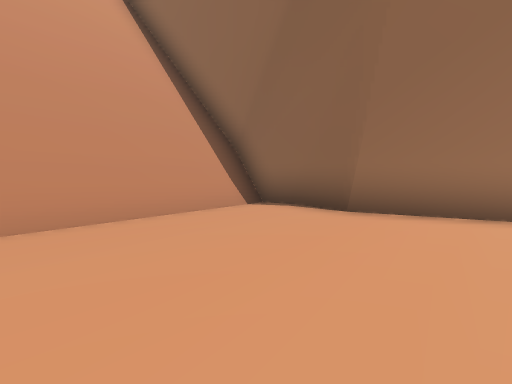
View 1 (above)

24 first-person views from a walk through a Unity game level. The camera is 1.3 m above the floor, tilts 4° down and sees 75° across. The floor is counted in squares, 2 m on a side. Each view is taken from the middle of a square. On the plan, view 1 faces up. The plan holds only what a view shows up to about 10 squares ahead; the rest is blank. The place goes on beyond the plan.

View 2
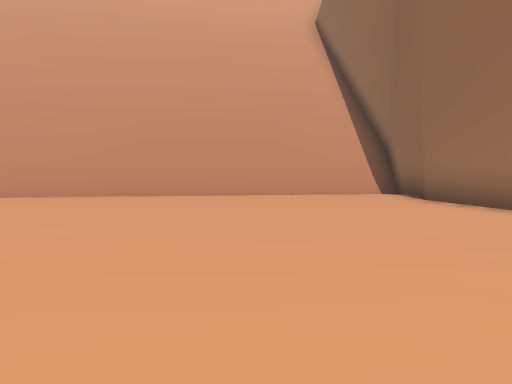

View 3
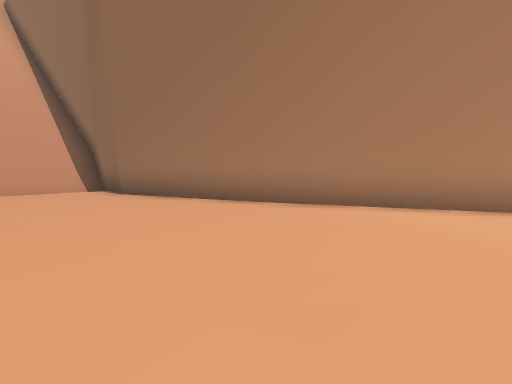

View 4
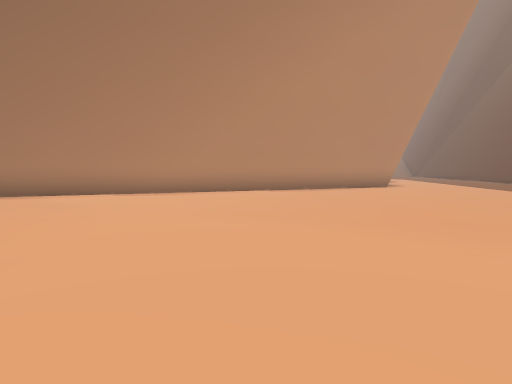

View 5
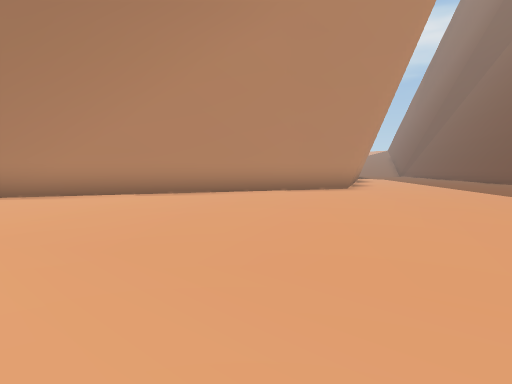

View 6
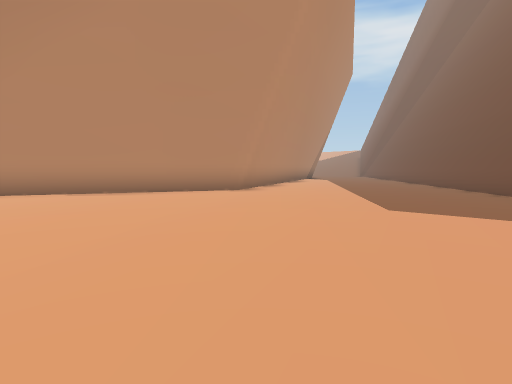

View 7
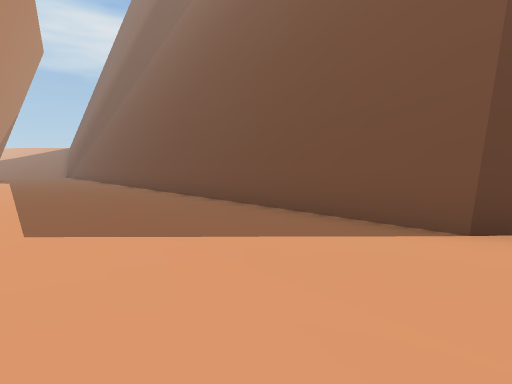

View 8
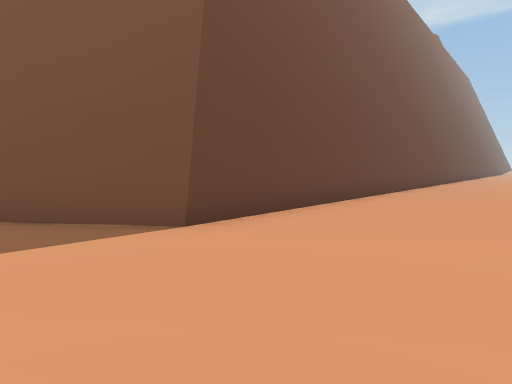

View 9
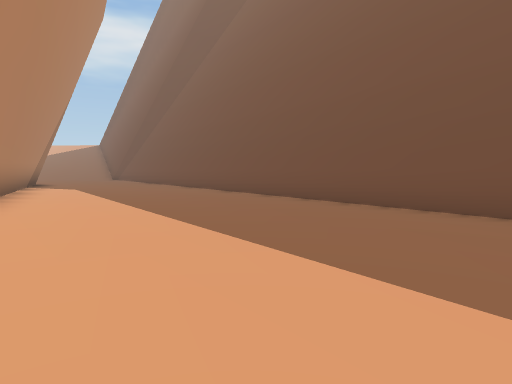

View 10
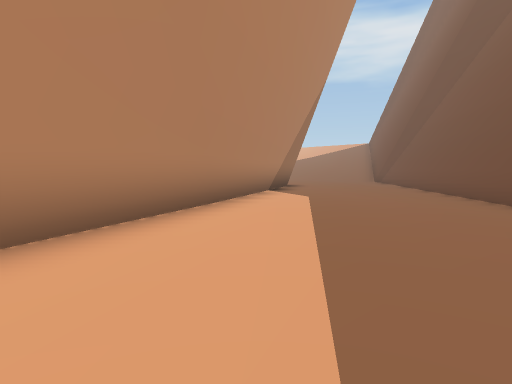

View 11
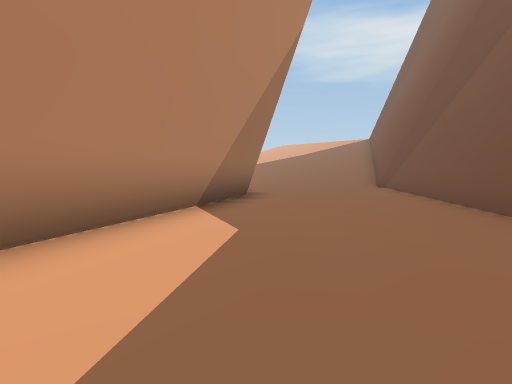

View 12
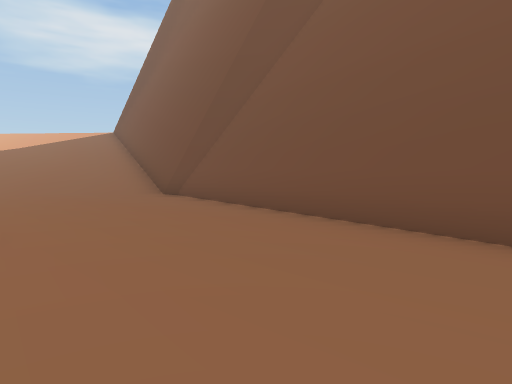

View 13
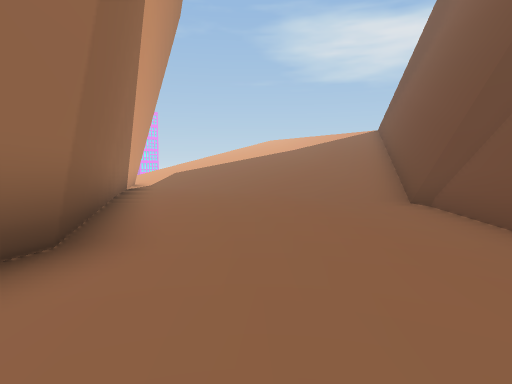

View 14
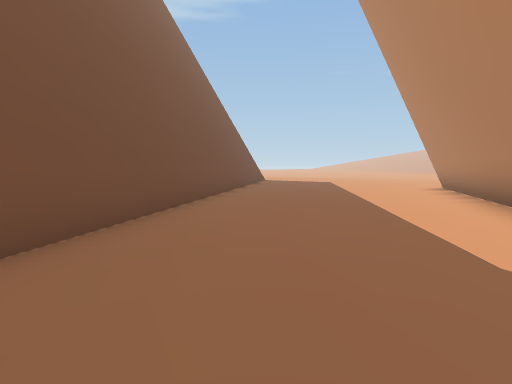

View 15
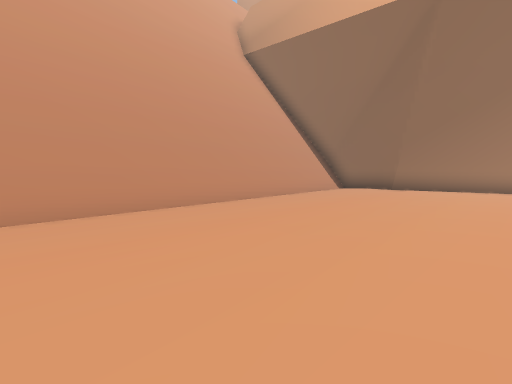

View 16
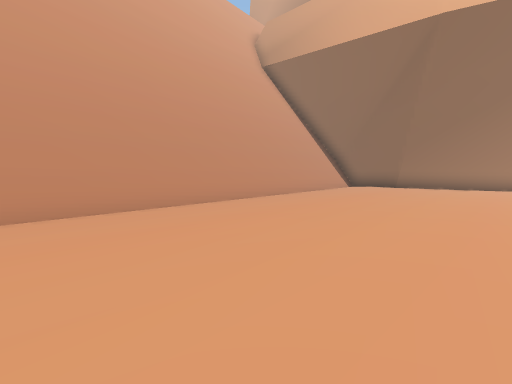

View 17
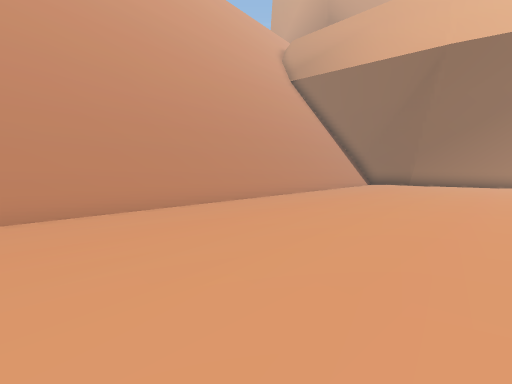

View 18
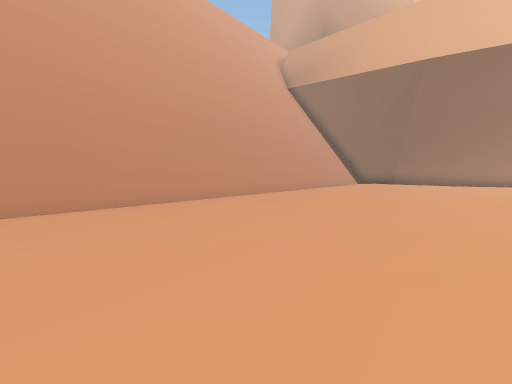

View 19
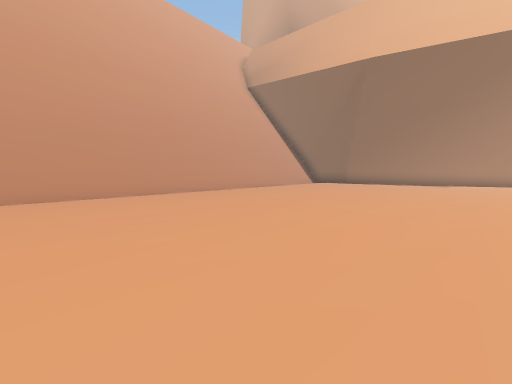

View 20
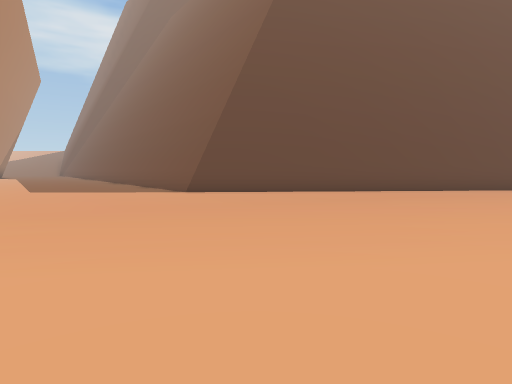

View 21
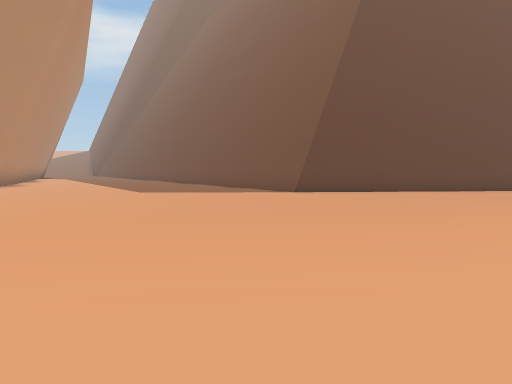

View 22
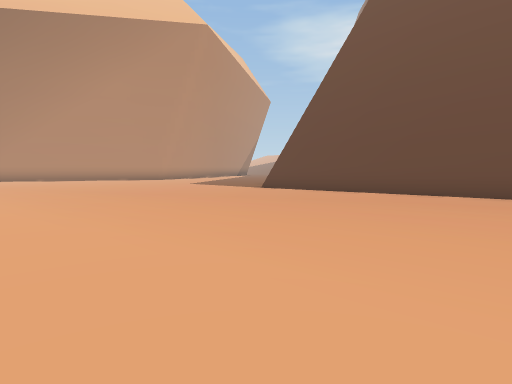

View 23
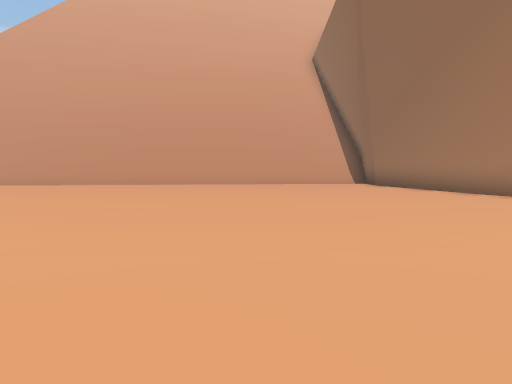

View 24
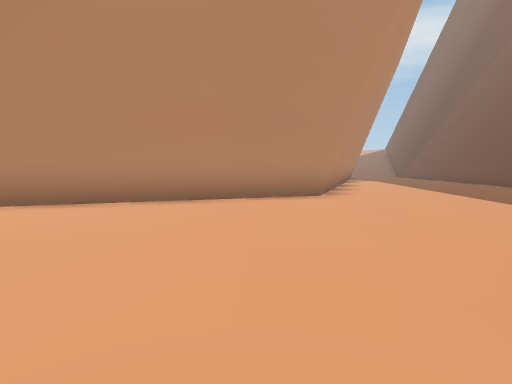

### Floor plan
Key: @ floor where view 1 was taken; # wall or solid block; . main floor; : floor 0.25 m higher than the main floor; + floor 0.5 m higher than the main floor; * floor 0.75 m higher than the main floor; / step, stairs or slope; v drop or lower ground.
Columns run from 12 left of view 1 to 38 right of it. Each row starts with its distance up from view 1.
  9                                             ##...//
  8            ###                              #....//
  7           ##.#                             ##....//
  6           #/.##                            #.....//
  5          ##.::####                       ###...../#
  4         ##.:::...###                   ###....../##
  3        ##..::::....###               ###.......###
  2       ##/.:::::......####          ###........##
  1       #/.:::::::........###      ###.........##
  0  v   ##.::::@:::..........###  ###.........###
 -1 vv  ##..::::::::............####..........##
 -2    ##..::::::::::........................##
 -3 v  #/.:::+:::::::......................###
 -4 v ##.:::+++:::::::....................##
 -5  ##.::::+++:::::::...................##
 -6 ##..:::+++++::::::.................###
 -7 #/.:::++++++:::  :................##
 -8 #.:::++**++++:       ............##
 -9 .:::++***++++:      ...........###
-10  :::++****+++      ...........##
-11   :++*****++        .........##
-12   ++******++        .........#
-13    ********        ..........#
-14     ******          .........#
-15      *  *           .........#
-16                     .........#
-17                     .........#
-18                     .........#
-19                     ..... ...#

Where each view was taken, in squares from view 1:
view 1: 0 up, 0 right, facing up
view 2: 2 down, 4 right, facing up-left
view 3: 3 down, 5 right, facing up
view 4: 7 down, 5 right, facing up-right
view 5: 7 down, 8 right, facing up-right
view 6: 9 down, 11 right, facing up-right
view 7: 9 down, 13 right, facing right
view 8: 9 down, 13 right, facing down-right
view 9: 4 down, 17 right, facing right
view 10: 3 down, 21 right, facing up-right
view 11: 1 down, 25 right, facing up-right
view 12: 2 up, 28 right, facing right
view 13: 2 up, 30 right, facing up-right
view 14: 2 up, 30 right, facing down-left
view 15: 8 down, 4 left, facing up
view 16: 10 down, 5 left, facing up
view 17: 13 down, 7 left, facing up
view 18: 15 down, 7 left, facing up
view 19: 15 down, 4 left, facing up
view 20: 13 down, 7 right, facing right
view 21: 10 down, 7 right, facing right
view 22: 19 down, 8 right, facing up-right
view 23: 6 down, 7 right, facing up-left
view 24: 6 down, 11 right, facing up-right
